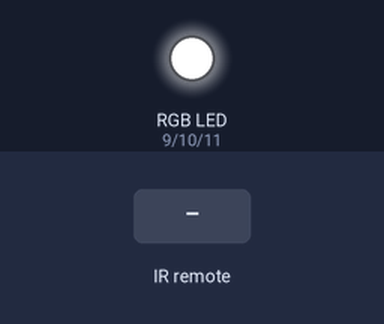
Recording of a sketch running on a simulated Arduino Uno, built with avr-gcc and run on an emulated ATmega328P. On the bench: an RGB LED mixed from three pins (HIGH = lit). Dashed ring = blinking. Inputs (shaded band) come from the test bench. What the sketch prints to the serial monitor is not drawn.

Above: at 1.2 s.
1.3 s: infrared code 0xE718FF00 received
At 2.5 s:
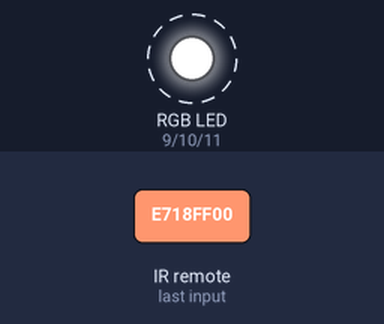
3.7 s: infrared code 0xF30CFF00 received
At 3.85 s:
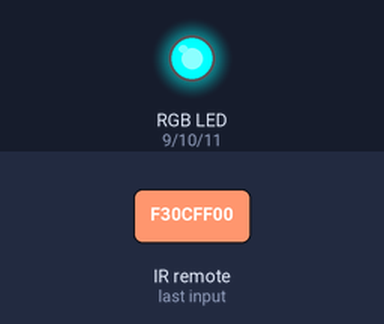
5.5 s: infrared code 0xA15EFF00 received
At 7.3 s:
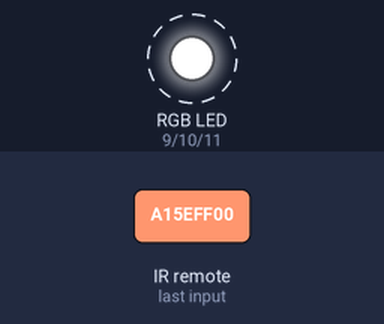
8.5 s: infrared code 0xF708FF00 received
At 8.65 s:
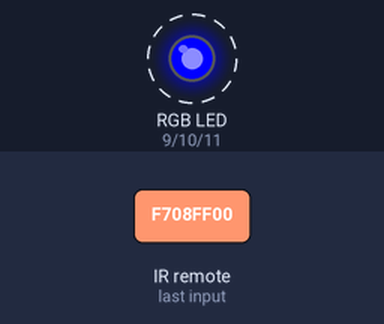
11.5 s: infrared code 0xE31CFF00 received
At 11.65 s:
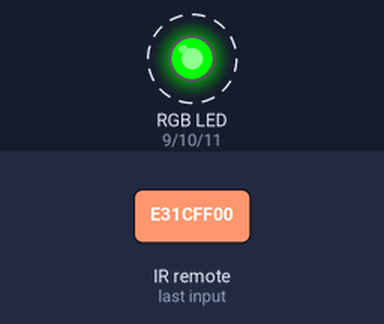
14.5 s: infrared code 0xA55AFF00 received
At 14.65 s:
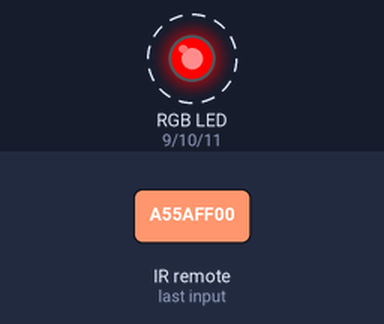
Timing chart, 0 to 18.5 s (numbered marks = the images above; inputs shaded):
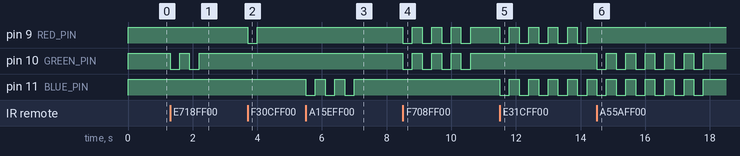

The sketch:

iRSensor.ino
```cpp
#include <IRremote.h>

const int IR_PIN = 3;

// RGB LED pins
const int RED_PIN   = 9;
const int GREEN_PIN = 10;
const int BLUE_PIN  = 11;

bool busy = false; // lock while blinking

// COMMON ANODE: LOW = ON, HIGH = OFF
void offRGB() {
  digitalWrite(RED_PIN, HIGH);
  digitalWrite(GREEN_PIN, HIGH);
  digitalWrite(BLUE_PIN, HIGH);
}

void setRGB(int r, int g, int b) {
  digitalWrite(RED_PIN, r);
  digitalWrite(GREEN_PIN, g);
  digitalWrite(BLUE_PIN, b);
}

void blinkRGB(int times, int r, int g, int b) {
  busy = true;
  for (int i = 0; i < times; i++) {
    setRGB(r, g, b);
    delay(300);
    offRGB();
    delay(300);
  }
  busy = false;
}

void rainbowBlink(int times) {
  busy = true;
  for (int i = 0; i < times; i++) {
    setRGB(LOW,HIGH,HIGH); delay(200);  // Red
    setRGB(HIGH,LOW,HIGH); delay(200);  // Green
    setRGB(HIGH,HIGH,LOW); delay(200);  // Blue
    setRGB(LOW,LOW,HIGH); delay(200);   // Yellow
    setRGB(LOW,HIGH,LOW); delay(200);   // Purple
    setRGB(HIGH,LOW,LOW); delay(200);   // Cyan
    setRGB(LOW,LOW,LOW); delay(200);    // White
    offRGB(); delay(100);
  }
  busy = false;
}

void setup() {
  Serial.begin(9600);
  IrReceiver.begin(IR_PIN, ENABLE_LED_FEEDBACK);

  pinMode(RED_PIN, OUTPUT);
  pinMode(GREEN_PIN, OUTPUT);
  pinMode(BLUE_PIN, OUTPUT);

  offRGB(); // Default OFF
  Serial.println("IR RGB 1-9 Ready");
}

void loop() {
  if (!busy && IrReceiver.decode()) {

    uint32_t code = IrReceiver.decodedIRData.decodedRawData;

    if (code != 0x0) { // ignore repeats
      switch (code) {
        case 0xF30CFF00: blinkRGB(1, LOW, HIGH, HIGH); break;   // 1 Red
        case 0xE718FF00: blinkRGB(2, HIGH, LOW, HIGH); break;   // 2 Green
        case 0xA15EFF00: blinkRGB(3, HIGH, HIGH, LOW); break;   // 3 Blue
        case 0xF708FF00: blinkRGB(4, LOW, LOW, HIGH); break;    // 4 Yellow
        case 0xE31CFF00: blinkRGB(5, LOW, HIGH, LOW); break;    // 5 Purple
        case 0xA55AFF00: blinkRGB(6, HIGH, LOW, LOW); break;    // 6 Cyan
        case 0xBD42FF00: blinkRGB(7, LOW, LOW, LOW); break;     // 7 White
        case 0xAD52FF00: blinkRGB(8, LOW, LOW, HIGH); break;    // 8 Orange
        case 0xB54AFF00: rainbowBlink(3); break;               // 9 Rainbow
      }
    }

    IrReceiver.resume();
  }
}
```

Measured:
- after the input at 1.3 s, pin 10 (GREEN_PIN): alternates HIGH for 0.30 s and LOW for 0.30 s, 4 changes in all, then stays HIGH, starting at once
- after the input at 3.7 s, pin 9 (RED_PIN): HIGH → LOW at once, → HIGH 0.30 s later
- after the input at 5.5 s, pin 11 (BLUE_PIN): alternates HIGH for 0.30 s and LOW for 0.30 s, 6 changes in all, then stays HIGH, starting at once
- after the input at 8.5 s, pin 9 (RED_PIN), pin 10 (GREEN_PIN): alternates HIGH for 0.30 s and LOW for 0.30 s, 8 changes in all, then stays HIGH, starting at once
- after the input at 11.5 s, pin 9 (RED_PIN), pin 11 (BLUE_PIN): alternates HIGH for 0.30 s and LOW for 0.30 s, starting at once
- after the input at 14.5 s, pin 10 (GREEN_PIN), pin 11 (BLUE_PIN): alternates HIGH for 0.30 s and LOW for 0.30 s, 12 changes in all, then stays HIGH, starting at once
